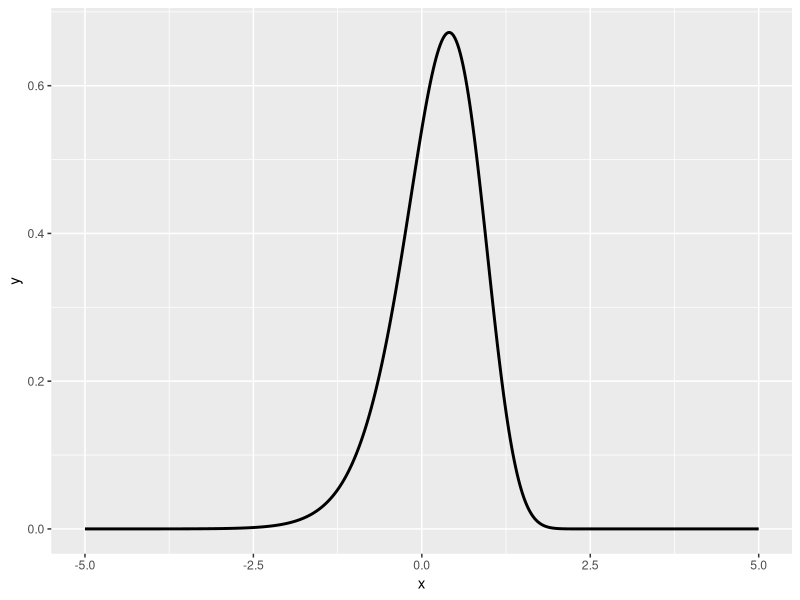
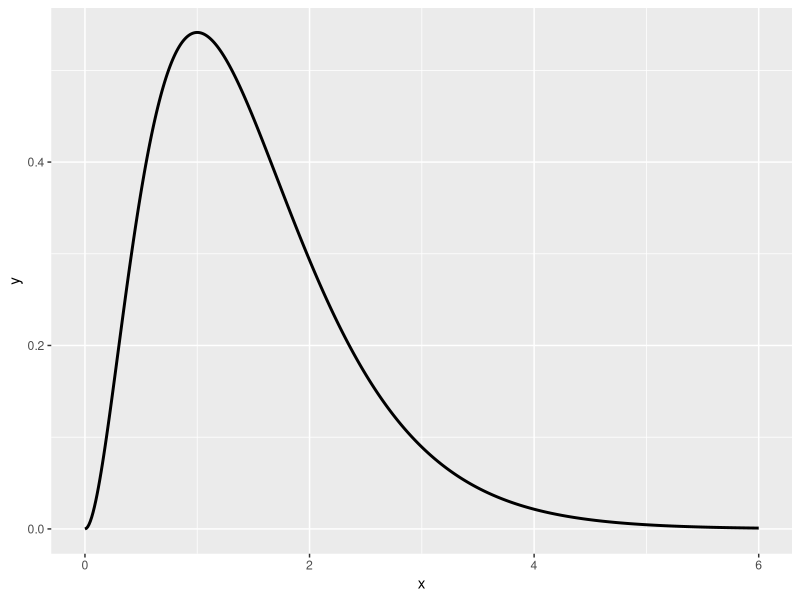

Source code (R) for these figures, in order: (Note: this script raises an error after producing the figures.)
## ---- chunk 1
library(ggplot2)

# Funciones estandar para graficar
graficar_distribucion <- function(x_muestras, x_grid, p_grid) {
  # Graficar histograma de las muestras con la curva de densidad teórica superpuesta.
  plt <- ggplot() +
    geom_histogram(
      aes(x = x, y = after_stat(density)),
      fill = "grey60",
      bins = 50,
      data = data.frame(x = x_muestras)
    ) +
    geom_line(
      aes(x = x, y = y),
      color = "#3b78b0",
      linewidth = 1,
      data = data.frame(x = x_grid, y = p_grid)
    ) +
    labs(y = NULL) +
    theme_bw() +
    theme(
      panel.grid.major = element_blank(),
      axis.ticks.y = element_blank(),
      axis.text.y = element_blank(),
      legend.position = "none"
    )
  return(plt)
}

graficar_traza <- plot_trace <- function(x_muestras) {
  # Generar un _traceplot_ para una cadena de Markov.
  plt <- data.frame(x = seq_along(x_muestras), y = x_muestras) |>
    ggplot() +
    geom_line(aes(x = x, y = y), color = "grey30") +
    labs(x = "Paso", y = "x") +
    theme_bw()
  theme(
    panel.grid.major = element_blank(),
    axis.ticks.y = element_blank(),
    axis.text.y = element_blank(),
    legend.position = "none"
  )
  return(plt)
}
## ---- chunk 2

#////////////////////////////////////////////////////////////////////////////////////////////////
#   LA IDEA ES METER TODO EL DESARROLLO QUE HICIMOS EN CLASE EN UNA ESPECIA DE INFORME 
#////////////////////////////////////////////////////////////////////////////////////////////////


# g(u) = log(u)
# g: (0, inf) -> R
# 
# Inversa:
# g^(-1) (u) = e^u
# g-1 : R -> (0, inf)



# Py(y) = Px(g^-1 (y)) det(d/dy g-1(y))

# Creamos una funcion:
py <- function(y){
  dgamma(exp(y), shape = 3, rate = 2) * exp(y) # Correccion
}


# Cremos una grilla de valores de y:
# X está en los reales positivos
# Y está en los reales

grid_y <- seq(-5, 5, length.out = 500)
# Probamos con -5 y 5 por los valores de los parámetros de la gamma
# depende donde se concentran los valores
# E y V de transformacion de la variable

grid_p_y <- py(grid_y)

ggplot(data.frame(x = grid_y, y = grid_p_y))  +
  geom_line ( aes(x = x, y =y), linewidth = 1)
# No es una distribucion conocida

# "ignoramos que existe rgamma"
grid_x <- seq(0, 6, length.out = 500)
grid_px <- dgamma(grid_x, 3, 2)
ggplot(data.frame(x = grid_x, y = grid_px)) +
  geom_line(aes(x =x, y=y), linewidth = 1)


# Sacamos muestras:

# Hacemos un nuevo grid_py:
grid_y <- seq(-5, 5, length.out = 10000)

muestras <- metropolis_hastings_normal(
  n = 10000,
  x = 0,
  p = p_y,
  sigma = 0.2
)

# Graficando:
graficar_distribucion(muestra, 
                      # En el eje x van los grid_py(osea los valores 
                      # "simulados" de y)
                      x_grid = grid_y, 
                      # En el eje y van los valores de P(y) 
                      p_grid = grid_p_y)

graficar_traza(muestra)

# Copiando lo del profe:
muestras <- metropolis_hastings_normal(
  n = 10000,
  x = 0,
  p = py ,
  sigma = 0.2 # Estaría bueno agregar qué pasa con otros valores de sigma
)

# PONER:
# EL QUE ESTA EN EL TP 0.2, NO ES EL MEJOR QUE SE PODRÍA USAR

graficar_distribucion(muestras, grid_y, grid_p_y)
# no se nota mucho porque son muchas muestras, pero presenta autocorrelacion
# Con un sigma más grande, puede verse que hay menor autocorrelacion
# (sigma = 0.8)

# Transformamos las muestras de Y a muestras de X:
muestras_x <- exp(muestras)

# "Sabemos el resultado" entonces comparamos lo que simulamos"
# con lo que tiene que dar
graficar_distribucion(muestras_x, grid_x, grid_px)

# En el ejercicio 2, no conocemos la azul
# Ahí calculamos la empírica con la teórica

graficar_traza(muestras_x)

# Las muestras son las mismas, pero en escala logaritmica
# falta lo del tamaño efectivo de muestras




# Completamos el codigo:
metropolis_hastings_log <- function(logp, x, n, sigma = NULL) {
  # Algortimo de Metropolis Hastings en escala logarítmica
  #
  # Parámetros
  #  ------------------------------------------------------------------------
  #  logp      Función de densidad objetivo, normalizada o sin normalizar, |
  #            en escala logarítmica.                                      |
  #  x         Posición inicial del algoritmo.                             |
  #  n         Cantidad de muestras a obtener.                             |
  #  sigma     Matriz de varianzas y covarianzas para la distribución de   |
  #            propuesta. Por defecto, es NULL y usa la matriz identidad.  |
  #  ------------------------------------------------------------------------
  #
  # Salida
  #  ------------------------------------------------------------------------
  #  muestras | Matriz con las muestras obtenidas.                          |
  #  ------------------------------------------------------------------------
  
  # Obtener dimensionalidad de la distribución objetivo a partir del punto inicial
  p <- length(x)
  
  # Inicializar matriz donde se guardan las muestras
  muestras <- matrix(NA, nrow = n, ncol = p)
  
  # Usar matriz diagonal unitaria para la distribución de propuesta cuando no se especifica
  if (is.null(sigma)) {
    sigma <- diag(p)
  }
  
  # Almacenar el punto inicial en la matriz de muestras
  muestras[1, ] <- x
  
  for (i in 1:(n - 1)) {
    # Obtener el valor de la muestra actual
    muestra_actual <- muestras[i, ]
    
    # Proponer un nuevo valor
    muestra_propuesta <- mvtnorm::rmvnorm(1, mean = muestra_actual, sigma = sigma)
    
    # Evaluar la log densidad en el valor actual y en el propuesto
    logp_propuesta <- logp(muestra_propuesta)
    logp_actual <- logp(muestra_actual)
    
    # Log densidad al pasar de muestra_propuesta a muestra_actual y viceversa
    logq_actual <- mvtnorm::dmvnorm(
      muestra_actual, mean = muestra_propuesta, sigma = sigma, log = TRUE
    )
    logq_propuesta <- mvtnorm::dmvnorm(
      muestra_propuesta, mean = muestra_actual, sigma = sigma, log = TRUE
    )
    
    # Calcular log probabilidad de aceptación COMPLETAMOS
    # Es mas estable con sumas y restas
    log_alpha <- (
      (logp_propuesta - logp_actual) + (logq_actual - logq_propuesta)
    )
    
    # Simular aceptación o rechazo
    # Opcion 1: comparacion en escala logarítmica
    log_u <- log(runif(1))
    aceptar <- log_u < log_alpha
    
    # Opcion 2: comparacion en escala original
    # u <- runif(1)
    # aceptar <- u < exp(log_alpha)
    
    # Determinar siguiente paso en base al criterio de selección
    if (aceptar) {
      muestras[i + 1, ] <- muestra_propuesta
    } else {
      muestras[i + 1, ] <- muestra_actual
    }
  }
  # Convertir 'muestras' a vector si se trata de una distrbución univariada
  if (p == 1) {
    muestras <- as.vector(muestras)
  }
  
  return(muestras)
}

# Se puede poner log = T, en los dnorm, etc para que lo haga automaticamente
# con escala logaritmica

logp_y <- function(y){
  # Equivalente a log(dgamma(x, shape = 3, rate = 2))
  # Pero es más estable:
  dgamma(exp(y), shape = 3, rate = 2, log = T) + y
}


muestralog <- metropolis_hastings_log(
  logp = logp_y,
  x = 0, 
  n = 10000, 
  # Como usamos la normal multivariada, no usamos desvios o variancias
  # usamos la matriz de covariancias, pero en los elementos diagonales
  # tiene las variancias, no los desvíos, por eso se eleva al cuadrado
  sigma = as.matrix(0.2^2)
)
# Normal multivariada -> matriz de variancias y covariancias

graficar_distribucion(muestralog, grid_y, grid_p_y)
graficar_traza(muestralog)

# Muestras de X
muestras_x <- exp(muestralog)
graficar_distribucion(muestras_x, grid_x, grid_px)
graficar_traza(muestras_x)

# Muestreamos usando transformacion de v.a. ES POR ESTO que volvemos a X
# con la exponencial
# usamos densidad en escala logarítmica(solo por eficiencia computacional)

## ---- chunk 3
## ESTO ES PARTE DE LA RESOLUCION DEL ITEM 2 
# Traemos las funciones que vamos a utilizar para el método de Metropolis-Hastings

metropolis_hastings_normal <- function(n, x, p, sigma, verbose = FALSE) {
  # Algortimo de Metropolis Hastings en una dimensión.
  # La distribución de propuesta es normal.
  # Parámetros
  #  ------------------------------------------------------------------------
  #  n         -Cantidad de muestras a obtener.                             
  #  x         -Posición inicial del algoritmo.                             
  #  p         -Función de densidad objetivo, normalizada o sin normalizar. 
  #  sigma     -Desvío estándar de la distribución de propuesta normal.     
  #  verbose   -Indica si se muestran mensajes con información del          
  #             algoritmo en cada paso.                                     
  #  ------------------------------------------------------------------------
  #  Salida
  #  ------------------------------------------------------------------------
  #  muestras | Vector con las muestras obtenidas.                          
  #  ------------------------------------------------------------------------
  
  muestras <- numeric(n)
  muestras[1] <- x
  
  # Iterar desde i = 1 hasta i = n - 1
  for (i in seq_len(n - 1)) {
    # Paso 1: Proponer un nuevo valor
    x_actual <- muestras[i]
    x_propuesto <- rnorm(1, mean = x_actual, sd = sigma)
    
    # Paso 2: Calcular probabilidad de aceptación
    p_actual <- p(x_actual)
    p_propuesto <- p(x_propuesto)
    
    # Corrección en base a la densidad de la distribución de propuesta
    q_propuesto <- dnorm(x_propuesto, mean = x_actual, sd = sigma)  # q(x_propuesto | x_actual)
    q_actual <- dnorm(x_actual, mean = x_propuesto, sd = sigma)     # q(x_actual | x_propuesto)
    
    alpha <- min(1, (p_propuesto / p_actual) * (q_actual / q_propuesto))
    
    # Paso 3: Dedicir si se acepta el valor propuesto
    u <- runif(1)
    aceptar <- u < alpha
    
    # Guardar posición
    if (aceptar) {
      muestras[i + 1] <- x_propuesto
    } else {
      muestras[i + 1] <- x_actual
    }
    
    # Si 'verbose' es TRUE, mostrar valores de variables relevantes
    if (verbose) {
      cat("-----------------------\n")
      cat("x_actual: ", x_actual, "x_propuesto", x_propuesto, "\n")
      cat("p_actual: ", p_actual, "p_propuesto", p_propuesto, "\n")
      cat("q_propuesto: ", q_propuesto, "q_actual", q_actual, "\n")
      cat("alpha:", alpha, "u:", u, "aceptar:", aceptar, "\n")
    }
  }
  
  return(muestras)
}


## ---- chunk 4
library(readr)
# Cargamos el conjunto de datos
datos <- read_csv("tarkington.csv")
data("mtcars")
## ---- chunk 5

plot(mtcars$wt, mtcars$mpg,
     main = "Peso vs Consumo de combustible",
     xlab = "Peso (1000 lbs)",
     ylab = "Millas por galón",
     pch = 19, col = "darkblue")

## ---- chunk 6

hist(mtcars$mpg, main = "Histograma de MPG", xlab = "Millas por galón", col = "skyblue", border = "white")
